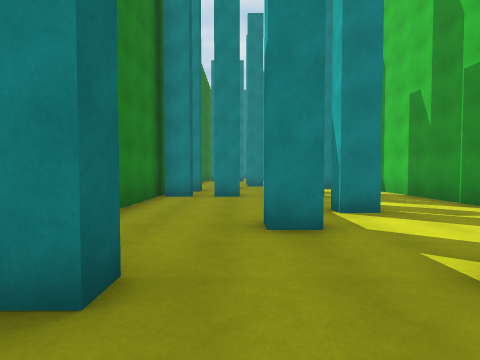
View 1 (above)

16 first-person views from a walk through a scene from a Unity 3-D project. The camera is 1.5 m above the floor, tilts 2° down and sees 80° across. The floor is counted in squares, 2 m on a side. Each view is taken from the middle of a square. On the plan, view 1 faces up. The plan holds only what a view shows up to about 10 squares ahead; the rest is blank. The place goes on beyond the plan. The player is left out.

View 2
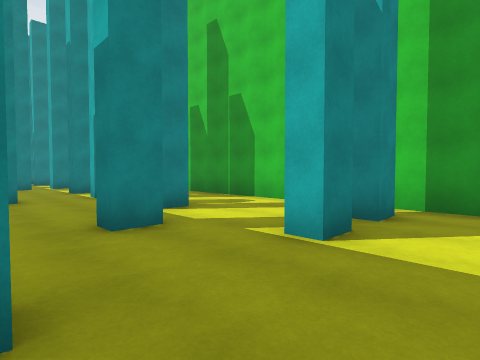

View 3
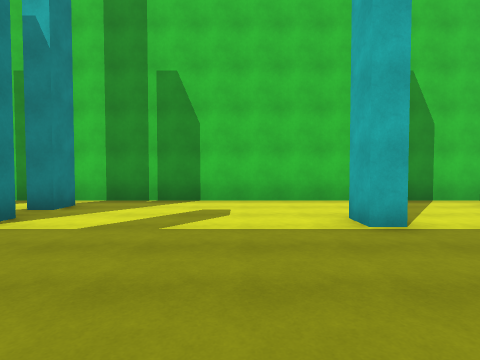

View 4
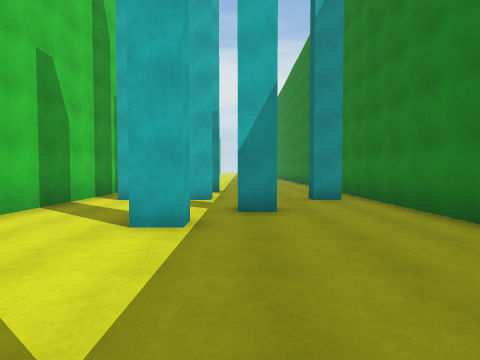

View 5
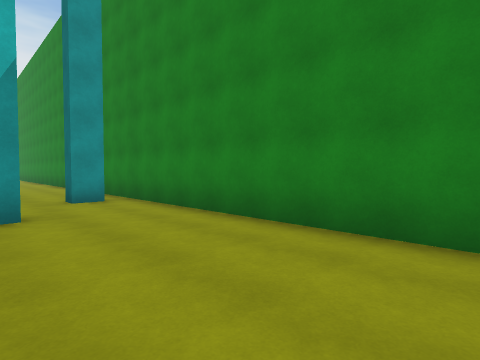

View 6
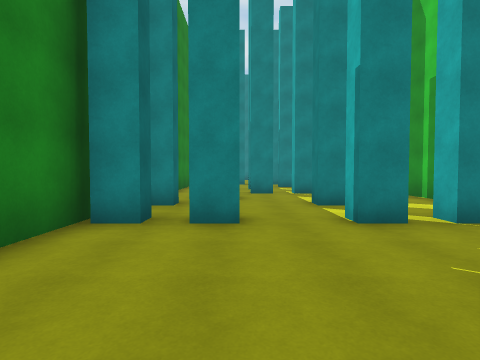

View 7
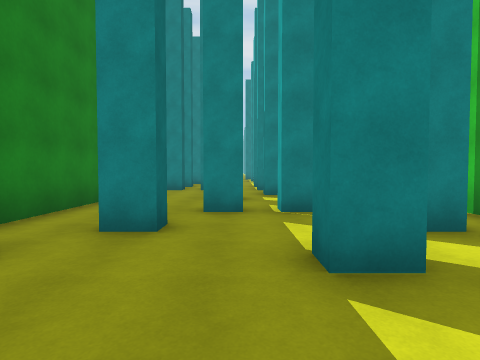

View 8
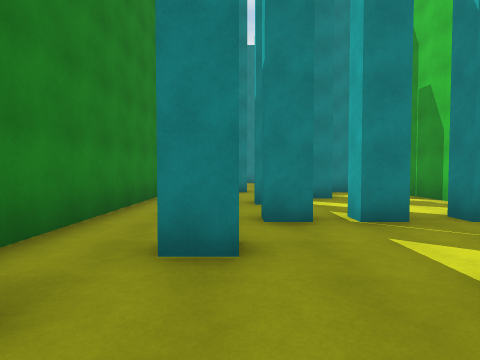

View 9
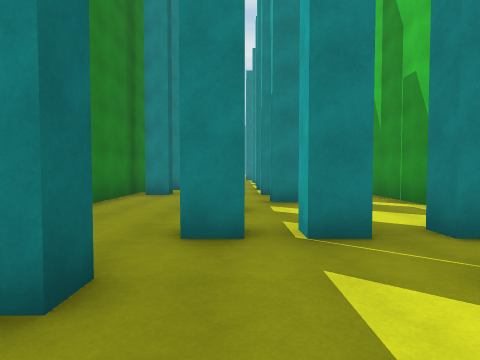

View 10
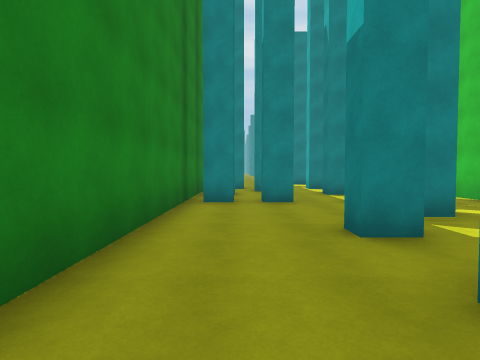

View 11
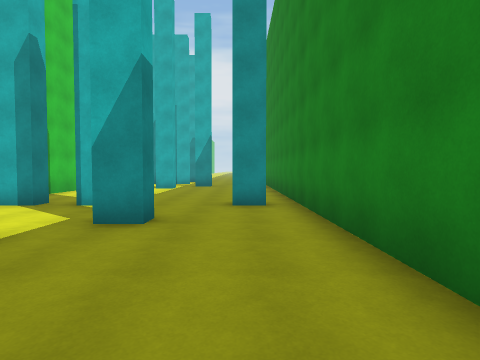

View 12
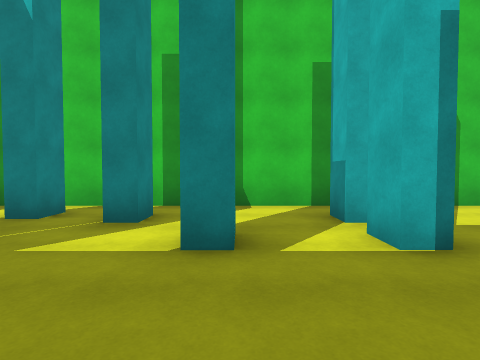

View 13
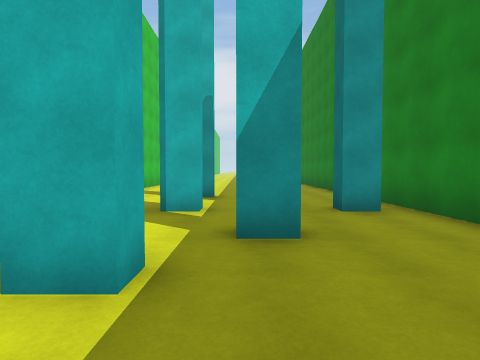

View 14
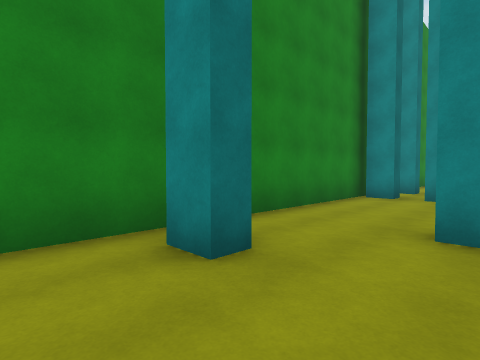

View 15
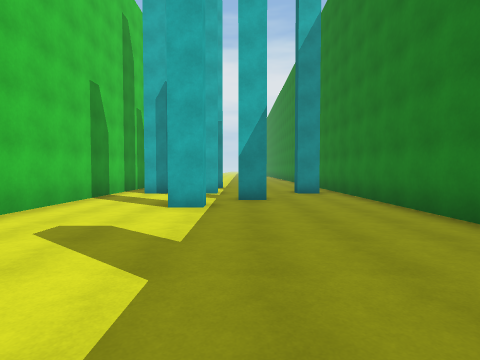

View 16
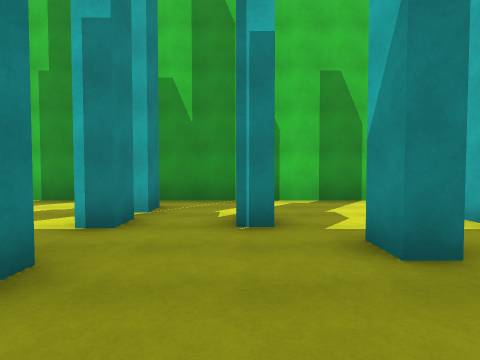

### Floor plan
Points are (right, up) in squares from view 1. A wall is a line through its corners. A room is listed if a view was taken in it or the views show most of it. See-through windows are left out.
Room 1 (views 1, 2, 3, 4, 5, 6, 7, 8, 9, 10, 11, 12, 13, 14, 15)
walls: (2, 2) (2.5, 2); (2.5, 1.5) (1.7, 1.5) (1.7, 2); (1.1, 3.6) (0.3, 3.6) (0.3, 4.1) (1.1, 4.1); (-1.6, 2) (-0.8, 2) (-0.8, 1.5) (-1.6, 1.5); (4.1, 1.5) (3.4, 1.5) (3.4, 2) (4.1, 2); (2.5, 4.9) (1.7, 4.9) (1.7, 5.5); (0, 8) (-0.8, 8); (2.4, 8) (1.7, 8) (1.7, 8.5) (2.4, 8.5); (1.7, -4.2) (1.7, -3.7) (2.5, -3.7); (-1.4, 8.6) (-1.4, 8) (-2.1, 8); (0.2, -5.1) (1.1, -5.1); (-2.3, 8.8) (-2.3, -8.5); (2.4, 10.1) (1.7, 10.1) (1.7, 10.6); (-1.4, 10.6) (-1.4, 10.1) (-2, 10.1); (3.2, -7.1) (4.1, -7.1); (3.9, 11.4) (3, 11.4) (3, 12); (0, 12) (0, 11.4) (-0.8, 11.4); (1.1, 13.1) (0.3, 13.1) (0.3, 13.6); (2.5, 13.1) (1.7, 13.1) (1.7, 13.6); (5, -8.5) (5, 13); (4.1, 13.1) (3.4, 13.1); (-2.3, 13.5) (-2.3, 11.8)
ways out: opening at (-1, 13.3) to room 2
Room 2 (view 16)
walls: (1.1, 15.2) (0.3, 15.2) (0.3, 15.7) (1.1, 15.7); (2.5, 16.5) (1.7, 16.5) (1.7, 17.1); (0.2, 18.6) (-0.5, 18.6); (2.4, 18.6) (1.7, 18.6) (1.7, 19.1); (-1.1, 18.6) (-1.9, 18.6); (3.4, 13.1) (3.4, 13.6); (3.8, 18.6) (3, 18.6); (-2.3, 19.5) (-2.3, 13.5); (5, 13) (5, 19.5)
ways out: opening at (-1, 13.3) to room 1

Positions as (right, up) in squares from view 1, and headings:
1: (0, 0), facing up
2: (-1, 0), facing up-right
3: (-2, -2), facing right
4: (1, 0), facing down
5: (1, 0), facing down-left
6: (0, 4), facing up
7: (1, 8), facing up
8: (0, 9), facing up
9: (1, 10), facing up
10: (-1, 12), facing up
11: (-1, 8), facing down
12: (-1, 10), facing right
13: (1, -2), facing down
14: (1, 0), facing up-left
15: (1, 2), facing down
16: (-2, 17), facing right
